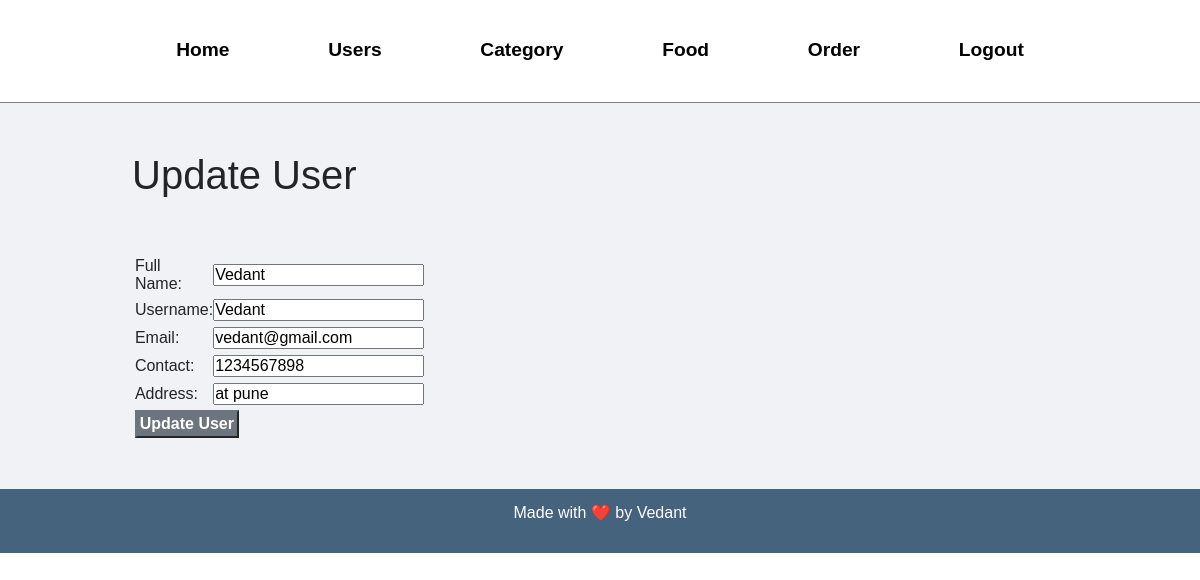
Page /admin/update-users.php?id=25 (signed in) on the committed database.
### tables this page shows
CREATE TABLE `users` (
  `id` int(11) NOT NULL,
  `username` varchar(50) NOT NULL,
  `password` varchar(255) NOT NULL,
  `customer_name` varchar(150) NOT NULL,
  `customer_email` varchar(150) NOT NULL,
  `customer_contact` bigint(25) NOT NULL,
  `customer_address` varchar(255) NOT NULL,
  `created_at` datetime DEFAULT current_timestamp()
);

### admin/update-users.php (the view, shortened to what this page needs)
<?php include('partials/menu.php'); ?>
<div class="main-content">
    <div class="wrapper">
        <h1>Update User</h1>
        <br><br>
        <?php
            $id=$_GET['id'];
            $sql="SELECT * FROM users WHERE id=$id";
            $res=mysqli_query($conn, $sql);
            if($res==true)
            {
                $count = mysqli_num_rows($res);
                if($count==1)
                {
                    $row=mysqli_fetch_assoc($res);
                    $full_name = $row['customer_name'];
                    $username = $row['username'];
                    $customer_email= $row['customer_email'];
                    $customer_contact= $row['customer_contact'];
                    $customer_address= $row['customer_address'];
                }
                else
                {
                    header('location:'.SITEURL.'admin/manage-users.php');
                }
            }
        ?>
        <form action="" method="POST">
            <table class="tbl-30">
                <tr>
                    <td>Full Name: </td>
                    <td>
                        <input type="text" name="customer_name" value="<?php echo $full_name; ?>">
                    </td>
                </tr>
                <tr>
                    <td>Username: </td>
                    <td>
                        <input type="text" name="username" value="<?php echo $username; ?>">
                    </td>
                </tr>
                <tr>
                    <td>Email: </td>
                    <td>
                        <input type="text" name="customer_email" value="<?php echo $customer_email; ?>">
                    </td>
                </tr>
                <tr>
                    <td>Contact: </td>
                    <td>
                        <input type="text" name="customer_contact" value="<?php echo $customer_contact; ?>">
                    </td>
                </tr>
                <tr>
                    <td>Address: </td>
                    <td>
                        <input type="text" name="customer_address" value="<?php echo $customer_address; ?>">
                    </td>
                </tr>
                <tr>
                    <td colspan="2">
                        <input type="submit" name="submit" value="Update User" class="btn-secondary">
                    </td>
                </tr>
            </table>
        </form>
    </div>
</div>
<?php include('partials/footer.php'); ?>

### css/admin.css (style rules this page uses)
* { margin: 0; padding: 0; font-family: Arial, Helvetica, sans-serif; }
.wrapper { padding: 1%; width: 80%; margin: 0 auto; }
.tbl-30 { width: 30%; }
table tr td { padding: 1%; }
.btn-secondary { background-color: #7bed9f; padding: 1%; color: black; text-decoration: none; font-weight: bold; }
.main-content { background-color: #f1f2f6; padding: 3% 0; }

### rows in the picture
users: customer_name "Vedant", username "Vedant", customer_email "vedant@gmail.com", customer_contact "1234567898", customer_address "at pune"
